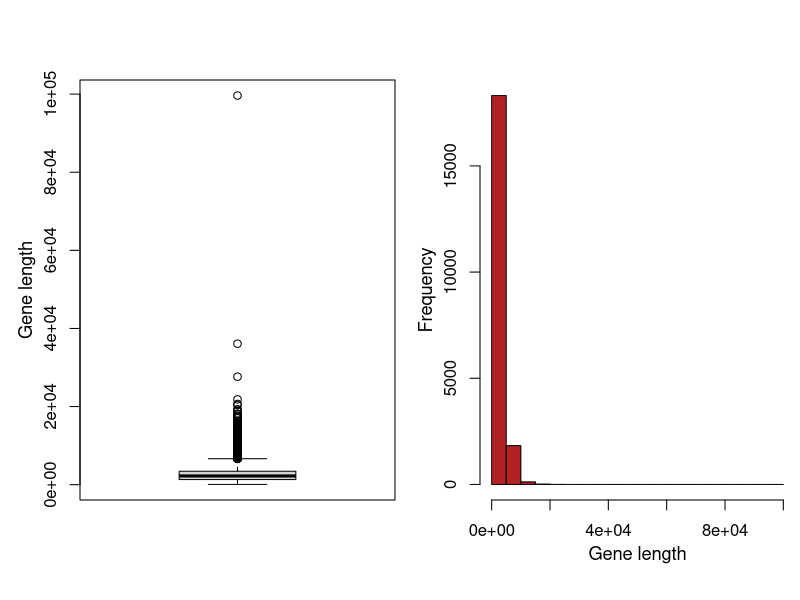
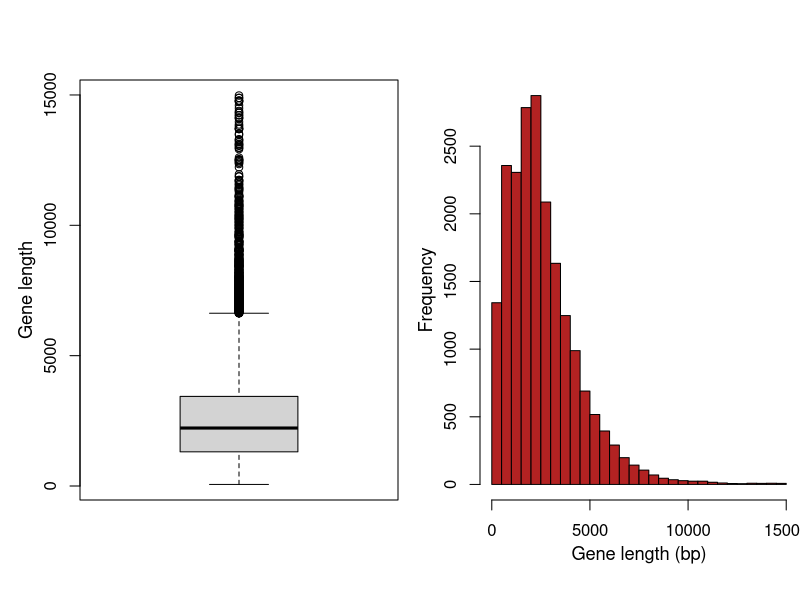

These charts were generated, in order, by the following R code:
## ---- chunk 1
knitr::opts_chunk$set(echo = TRUE)
## ---- chunk 2
gene.length <- read.csv(file = "chap04e1HumanGeneLengths.csv")

## ---- chunk 3
par(mfrow = c(1,2), mar = c(5,4,4,0.25))
boxplot(gene.length$geneLength, ylab = "")
mtext(text = "Gene length",side = 2, line = 2.2,cex = 1.1)

hist(gene.length$geneLength, xlab = "",ylab = "" ,main = "", 
     #breaks = seq(0,15000,500),
     col = "firebrick")
mtext(text = "Frequency",side = 2, line = 2.2,cex = 1.1)
mtext(text = "Gene length",side = 1, line = 2.2,cex = 1.1)
## ---- chunk 4
#Remove 26 largest as per W&S 4.1, pg 97, 2nd ed
i.order <- order(gene.length$geneLength,decreasing = T)

gene.length2 <- gene.length$geneLength[i.order][-c(1:26)]

## ---- chunk 5
par(mfrow = c(1,2), mar = c(5,4,4,0.1))
boxplot(gene.length2, ylab = "")
mtext(text = "Gene length",side = 2, line = 2.2,cex = 1.1)

hist(gene.length2, xlab = "",ylab = "" ,main = "", 
     breaks = seq(0,15000,500),col = "firebrick")
mtext(text = "Frequency",side = 2, line = 2.2,cex = 1.1)
mtext(text = "Gene length (bp)",side = 1, line = 2.2,cex = 1.1)
## ---- chunk 6
summary(gene.length2)
## ---- chunk 7
dr.Ns.genes <- c(1042,1472,4339,1865,4706,2439,3369,2988,3286, 3773)
## ---- chunk 8
drNsgenes <- c(1042,1472,4339,1865,4706,2439,3369,2988,3286, 3773)

dr_Ns_genes <- c(1042,1472,4339,1865,4706,2439,3369,2988,3286, 3773)

DR_Ns_GENES <- c(1042,1472,4339,1865,4706,2439,3369,2988,3286, 3773)
## ---- chunk 9
sum(dr.Ns.genes)
## ---- chunk 10
mean(dr.Ns.genes)
## ---- chunk 11
var(dr.Ns.genes)
## ---- chunk 12
sd(dr.Ns.genes)
## ---- chunk 13
#SD using R's function
sd(dr.Ns.genes)

#SD as the sqrt of the variance
sqrt(var(dr.Ns.genes))

## ---- chunk 14
min(dr.Ns.genes)
max(dr.Ns.genes)
sum(dr.Ns.genes)
## ---- chunk 15
my.genes <- dr.Ns.genes

#or
my.genes <- c(1042,1472,4339,1865,4706,2439,3369,2988,3286, 3773)
## ---- chunk 16
my.sum <- sum(my.genes)
## ---- chunk 17
my.N <- length(my.genes)

## ---- chunk 18
my.mean <- my.sum/my.N


## ---- chunk 19
my.mean <- sum(my.genes)/length(my.genes)

## ---- chunk 20
my.mean == mean(my.genes)
## ---- chunk 21
sd(dr.Ns.genes) == sqrt(var(dr.Ns.genes))
## ---- chunk 22

Yi.deviations <- my.genes-my.mean

## ---- chunk 23
my.df <- cbind(my.genes,      #original list of gene lengths
               Yi.deviations) #

## ---- chunk 24
my.df
## ---- chunk 25
Yi.deviations.square <- Yi.deviations^2

## ---- chunk 26
my.df <- cbind(my.df, Yi.deviations.square)

## ---- chunk 27
my.df
## ---- chunk 28
my.sum.of.squares<- sum(Yi.deviations.square)
## ---- chunk 29
my.sum.of.squares
## ---- chunk 30
#The sample size
my.N

#degrees of freedom
dfs <- my.N - 1

#The var
my.var <- my.sum.of.squares/dfs

#Could also do it more directly
my.var <- my.sum.of.squares/(my.N - 1)


## ---- chunk 31
my.sd <- sqrt(my.var)
## ---- chunk 32
#Variance
var(my.genes)
my.var

#stdev
sd(my.genes)
my.sd

## ---- chunk 33
#Variance
var(my.genes) == my.var

#stdev
sd(my.genes) == my.sd
## ---- chunk 34
my.se <- my.sd/sqrt(my.N)
